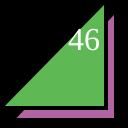
Frame 1 (no input)
Frame 60 (no input): identical to frame 1, image omitted
Frame 120 (the mouse pressed at the canvas centre since frame 60): identical to frame 1, image omitted

The p5.js sketch that drew this single still picture (run headless with seeded random() and noise() and a simulated clock; from frame 60 on, the mouse is pressed at the canvas centre):

// p5.js sketch
// ── sketch.js
function setup() {
  createCanvas(128,128);
}

function draw() {
  background(0);
  strokeWeight(4);
  fill(178, 100, 162);
  triangle(12,120,116,120,116,10);
  fill(94, 185, 84);
  triangle(0,108,106,108,106,0);
  fill(255);
  textSize(32);
  textFont("serif");
  text("46", 68, 50);
}
